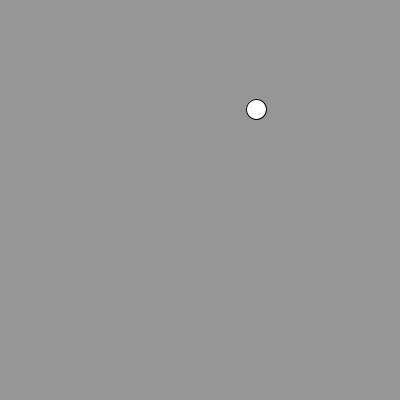
Frame 1 (no input)
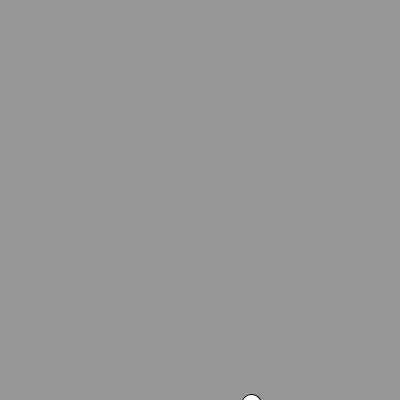
Frame 60 (the mouse pressed at the canvas centre just before this capture)
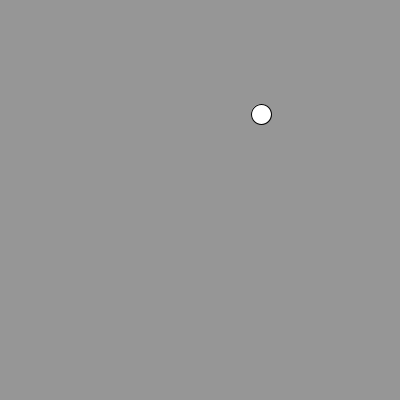
Frame 120 (the mouse held since frame 60 and released just before this capture)

The Processing sketch that drew these frames (run headless with seeded random() and noise(); from frame 60 on, the mouse is pressed at the canvas centre):

// Processing sketch: week4_bouncing
// ── week4_bouncing.pde

int ballX;
int ballY;

int speedX;
int speedY;

boolean moving;  // should the ball be moving?


void setup() {
  size(400, 400);
  
  ballX = round(random(10, width - 10));
  ballY = round(random(10, height - 10));
  speedX = 5;
  speedY = 5;
  moving = true;
}

void draw() {
  background(150);
  fill(255);
  ellipse(ballX, ballY, 20, 20);

  if (moving) {  
    ballX = ballX + speedX;
    ballY = ballY + speedY;
  }
  
  if ( ballX >= width  ||  ballX <= 0  ) {
    speedX = -speedX;
  } 
  if ( ballY >= height  ||  ballY <= 0 ) {
     speedY = -speedY;
  } 
 
}

void mousePressed() {
    speedX = -speedX;
    speedY = -speedY;
}

void mouseMoved() {
  int diffX = (mouseX - ballX);
  int diffY = (mouseY - ballY);
  
  speedX = constrain( speedX + (diffX / 100) , -5, 5 );
  speedY = constrain( speedY + (diffY / 100) , -5, 5 );
}

void keyPressed() {
  if (key == 's') {
    moving = ! moving; 
  } else if (key == CODED) {
    
    if (keyCode == UP) {
       speedY = -5;
       speedX = 0;  
    }
    
  }
}
